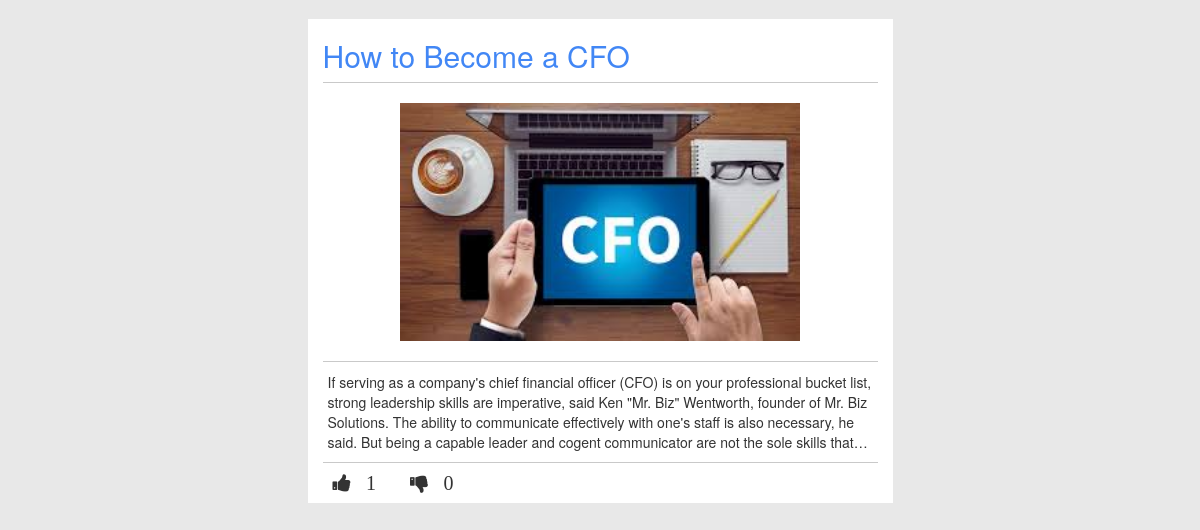
The page /category/business/ (lower part) on the database as committed earlier.
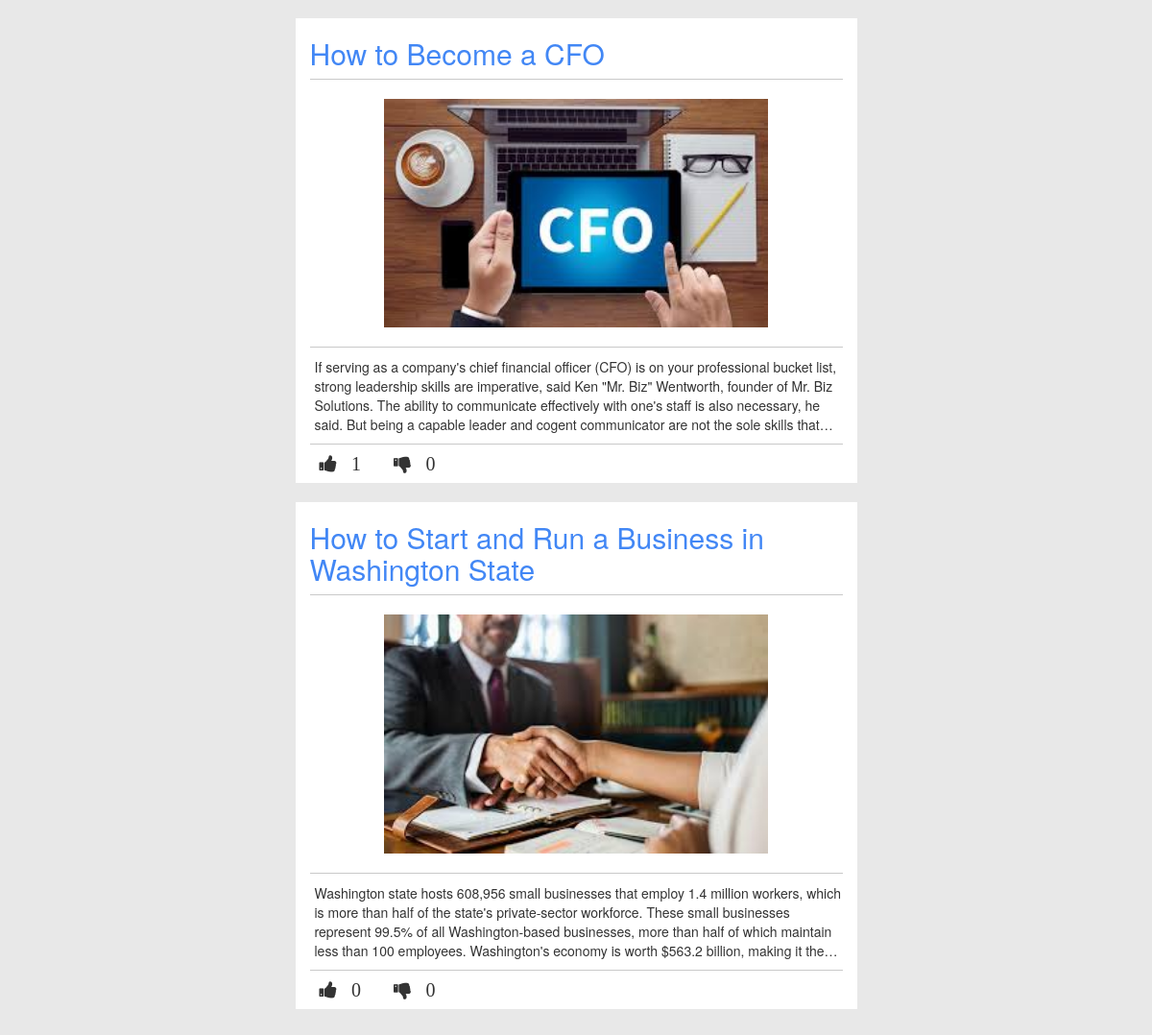
The same page on the database as committed later.
### mediaportal_app/models.py (models this page shows, shortened)
class Article(models.Model):
	category = models.ForeignKey(Category, on_delete=models.CASCADE)
	title = models.CharField(max_length=120)
	slug = models.SlugField(max_length=120)
	image = models.ImageField(upload_to=generate_filename)
	content = models.TextField()
	likes = models.PositiveIntegerField(default=0)
	dislikes = models.PositiveIntegerField(default=0)
	comments = models.ManyToManyField('Comments', blank=True)
	time_added = models.DateTimeField(auto_now_add=True)
	users_reactions = models.ManyToManyField(settings.AUTH_USER_MODEL, blank=True)
	def get_absolute_url(self):
		return reverse('article_detail_view', kwargs={'category_slug': self.category.slug, 'slug': self.slug})

### mediaportal_app/views.py (the view)
# urls.py: re_path(r'^category/(?P<slug>[-\w]+)/$', CategoryDetailView.as_view(), name='category_detail_view'),
class CategoryDetailView(DetailView):
	model = Category
	template_name = 'category_detail.html'
	def get_context_data(self, *args, **kwargs):
		context = super(CategoryDetailView, self).get_context_data(*args, **kwargs)
		context['categories'] = self.model.objects.all()
		context['category'] = self.get_object()
		context['articles_of_category'] = Article.objects.filter(category__name=self.get_object())
		return context

### mediaportal_app/models.py (called while the page is built)
	def __str__(self):
		return self.name

	def get_absolute_url(self):
		return reverse('category_detail_view', kwargs={'slug': self.slug})

### mediaportal_app/templates/category_detail.html (shortened to what this page needs)
{% extends 'index.html' %}
{% block content %}
<div class="container">
	<div class="row">
		{% for article in articles_of_category %}
		<div class="col-md-6 col-md-offset-3 article-item">
			<a href="{{ article.get_absolute_url }}"><h2>{{ article.title }}</h2></a>
			<img height="250" width="400" src="{{ article.image.url }}" class="img-responsive">
			<p class="article-content">{{ article.content }}</p>
			<div class="post-footer">
				<i class="fa fa-thumbs-up like" id="like-{{ article.id }}" data-id="{{ article.id }}" aria-hidden="true">
					<span id="likes-count-{{ article.id }}">{{ article.likes }}</span>
				</i>
				<i class="fa fa-thumbs-down dislike" id="dislike-{{ article.id }}" data-id="{{ article.id }}" aria-hidden="true">
					<span id="dislikes-count-{{ article.id }}">{{ article.dislikes }}</span>
				</i>
			</div>
		</div>
		{% endfor %}
	</div>
</div>
{% endblock content %}

Rows that differ between the two databases and show on the page:
added Article: title "How to Start and Run a Business in Washington State", image (picture), content "Washington state hosts 608,956 small businesses that employ 1.4 million workers, which is more than half of the state's private-sector workforce. These small businesses represent 99.5% of all Washington-based businesses, more than half of which maintain less than 100 employees. Washington's economy is worth $563.2 billion, making it…", likes "0", dislikes "0"
